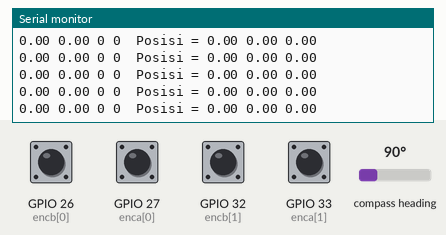
Recording of a sketch running on a simulated ESP32. On the bench: the last lines printed to the serial monitor. Wiring (inferred from the names in the program): CMPS compass at I2C address 0x60. The test bench sets the inputs (shaded band); at power-on: GPIO 26 (encb[0]), GPIO 27 (enca[0]), GPIO 32 (encb[1]), GPIO 33 (enca[1]) HIGH, compass heading 90°.

Above: at 3.2 s.
3.3 s: compass heading set to 7°
At 3.57 s:
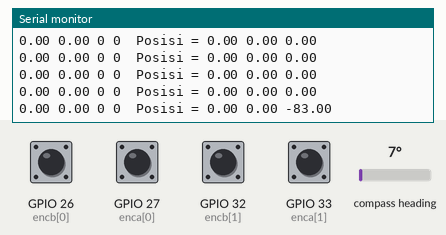
4.8 s: GPIO 27 (enca[0]) pulled LOW for 0.25 s
At 5.39 s:
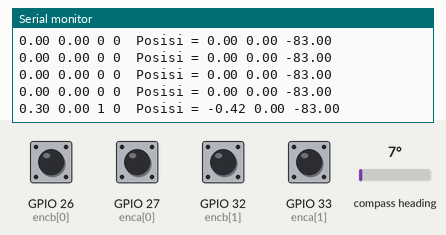
6.5 s: GPIO 33 (enca[1]) pulled LOW for 0.25 s
At 7.01 s:
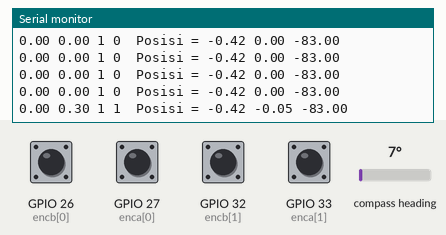
8.2 s: GPIO 27 (enca[0]) pulled LOW for 1 s
At 9.43 s:
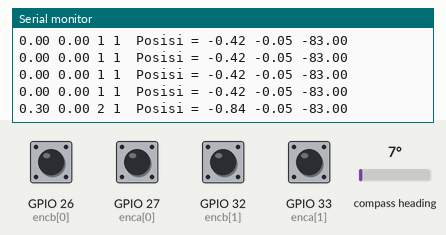
10.7 s: GPIO 33 (enca[1]) pulled LOW for 1 s
At 11.86 s:
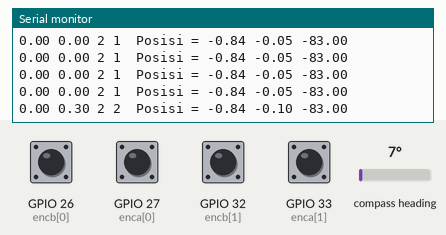
13.2 s: compass heading set to 90°
At 13.27 s:
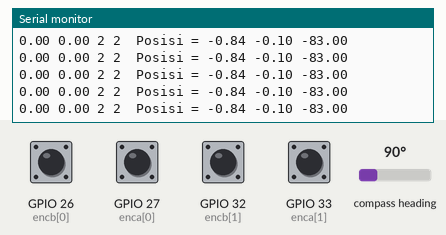
Timing chart, 0 to 15.7 s (numbered marks = the images above; inputs shaded):
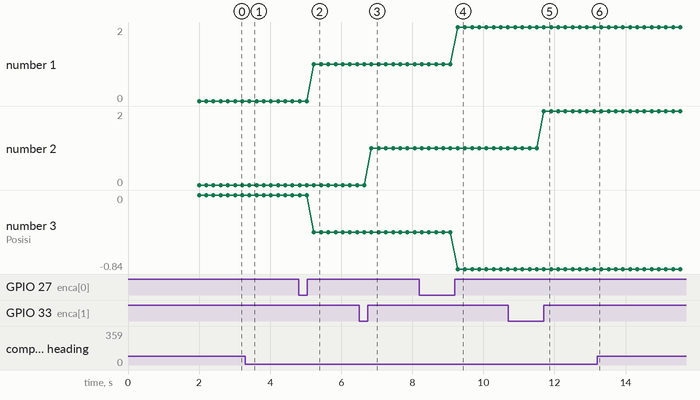

The sketch:

C_CekRPM-ODO3.ino
```cpp
// Encoder output to Arduino Interrupt pin. Tracks the pulse count.


//  ================  COMPAS  ==========
#include <Wire.h>
#define ADDRESS 0x60
#define CMPS12_ADDRESS 0x60  // Address of CMPS12 shifted right one bit for arduino wire library
#define ANGLE_8  1           // Register to read 8bit angle from
unsigned char high_byte, low_byte, angle8;
char pitch, roll;
unsigned int angle16;
unsigned long milseb=0;

const int enca[] = {27, 33};
const int encb[] = {26, 32};
float c=0, e=0, d=0, o, f;
int posi0 = 0;
int posi1 = 0;
float Kiri=0, Kanan=0, xx=0, yy=0;


// Keep track of the number of right wheel pulses
volatile int posi[] = {0,0};

float degree(double deg){  //function declaration
 return (deg*22)/(7*180.0);     //calculation for the radian to degree conversion
}

template <int j>
void readEncoder(){
  int b = digitalRead(encb[j]);
  if(b > 0){
    posi[j]++;

  }
  else{
    posi[j]--;

  }
}

void setup() {

  // Open the serial port at 9600 bps
  Serial.begin(9600);
  Wire.begin();
  delay(2000);

  //  ================  COMPAS  ==========
  Wire.beginTransmission(CMPS12_ADDRESS);  //starts communication with CMPS12
  Wire.write(ANGLE_8);                     //Sends the register we wish to start reading from
  Wire.endTransmission();
  Wire.requestFrom(CMPS12_ADDRESS, 5);

  while(Wire.available() < 5);        // Wait for all bytes to come back

  angle8 = Wire.read();               // Read back the 5 bytes
  high_byte = Wire.read();
  low_byte = Wire.read();
  pitch = Wire.read();
  roll = Wire.read();
  angle16 = high_byte;                 // Calculate 16 bit angle
  angle16 <<= 8;
  angle16 += low_byte;
  float u = (angle16 / 10);
  float i = (angle16 % 10);
  o = u + i;
  c=o;

  // Set pin states of the encoder
  for(int i=0; i<2; i++){
      pinMode(enca[i], INPUT_PULLUP);
    }
  for(int i=0; i<2; i++){
      pinMode(encb[i], INPUT_PULLUP);
    }


  // Every time the pin goes high, this is a pulse
  attachInterrupt(digitalPinToInterrupt(enca[0]), readEncoder<0>, RISING);
  attachInterrupt(digitalPinToInterrupt(enca[1]), readEncoder<1>, RISING);

}

void loop() {

//    Serial.print(" Pulses right : ");
//    Serial.print(posi[0]);
//    Serial.print(" Pulses left : ");
//    Serial.println(posi[1]);

    if(millis() - milseb >200){
      noInterrupts();
        Wire.beginTransmission(CMPS12_ADDRESS);  //starts communication with CMPS12
        Wire.write(ANGLE_8);                     //Sends the register we wish to start reading from
        Wire.endTransmission();

        // Request 5 bytes from the CMPS12
        // this will give us the 8 bit bearing,
        // both bytes of the 16 bit bearing, pitch and roll
        Wire.requestFrom(CMPS12_ADDRESS, 5);

        while(Wire.available() < 5);        // Wait for all bytes to come back

        angle8 = Wire.read();               // Read back the 5 bytes
        high_byte = Wire.read();
        low_byte = Wire.read();
        pitch = Wire.read();
        roll = Wire.read();

        angle16 = high_byte;                 // Calculate 16 bit angle
        angle16 <<= 8;
        angle16 += low_byte;


        float u = (angle16 / 10);
        float i = (angle16 % 10);
        o = u + i;
       // if(o>360)o=360;

//        Serial.print(" angle full: ");     // Display 16 bit angle with decimal place
//        Serial.print(o);
//        Serial.print(" === ");

        d=o-c;
        if(d>300){
          if(o>360){d=-((o-360)+c);}
          else {d=-(360-d);}
          }
        if(d<-300){
          if(c>360){d=c+d;}
          else {d=360+d;}
          }


   //     Serial.print(d);
        f=d+e;
//        Serial.print("  angle alias:  ");
//        Serial.println(f);
        //==== MEMORY SEMENTARA ===
        Odometry();
        c=o;
        e=f;


        milseb = millis();
      }
}


void Odometry(){
      Kanan = posi[0] - posi0;
      Kiri = posi[1] - posi1;
      interrupts();
      Kanan = (Kanan * 0.303);
      Kiri = (Kiri * 0.303);

      posi0 = posi[0];
      posi1 = posi[1];

      double vv1 = (0.7*Kanan);
      double vv2 = -(0.7*Kanan);
      double vv3 =  (0.7*Kiri);
      double vv4 = -(0.7*Kiri);

      double vvv1= (cos(degree(f))*vv1)+(-sin(degree(f))*vv2);
      double vvv2= (cos(degree(f))*vv4)+(-sin(degree(f))*vv4);
      double vvv3= (sin(degree(f))*vv1)+(cos(degree(f))*vv2);
      double vvv4= (sin(degree(f))*vv4)+(cos(degree(f))*vv4);

      Serial.print(Kanan);
      Serial.print(' ');
      Serial.print(Kiri);
            Serial.print(' ');
      Serial.print(posi[0]);
            Serial.print(' ');
      Serial.print(posi[1]);

      float ypos = vvv1+vvv3;
      float xpos = vvv2+vvv4;

      ypos = ypos + yy;
      xpos = xpos + xx;

    Serial.print("  Posisi = ");
    Serial.print(ypos);
    Serial.print(" ");
    Serial.print(xpos);
    Serial.print(" ");
    Serial.print(f);
    Serial.println(" ");

      xx = xpos;
      yy = ypos;

    }
```

Measured:
- after the input at 3.3 s, the serial monitor: prints a new line after 0.12 s (image 1)
- after the input at 4.8 s, the serial monitor: prints a new line after 0.43 s (image 2)
- after the input at 6.5 s, the serial monitor: prints a new line after 0.35 s (image 3)
- after the input at 8.2 s, the serial monitor: prints a new line after 1.1 s (image 4)
- after the input at 10.7 s, the serial monitor: prints a new line after 1.0 s (image 5)
- plotted number 1: 0 → 1 after the input at 4.8 s, 1 → 2 after the input at 8.2 s
- plotted number 3: 0 → -0.42 after the input at 4.8 s, -0.42 → -0.84 after the input at 8.2 s
